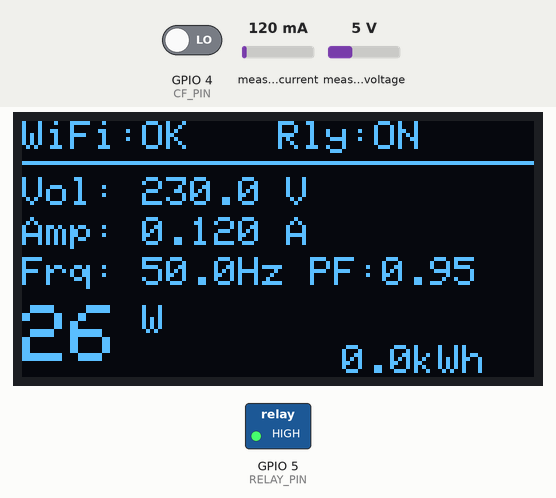
The sketch below on a simulated ESP32. On the bench: 128×64 one-colour display, switched loads named in the sketch (green lamp = pin HIGH). Inputs (shaded band) come from the test bench; at power-on: measured current 120 mA, measured voltage 5 V, GPIO 4 (CF_PIN) LOW. WiFi joins after 1.5 s; servers stay silent unless stated; uploads are accepted with an empty reply; what the sketch prints to the serial monitor is not drawn.

Above: at 8.6 s.
8.7 s: measured current set to 40 mA
At 10.7 s:
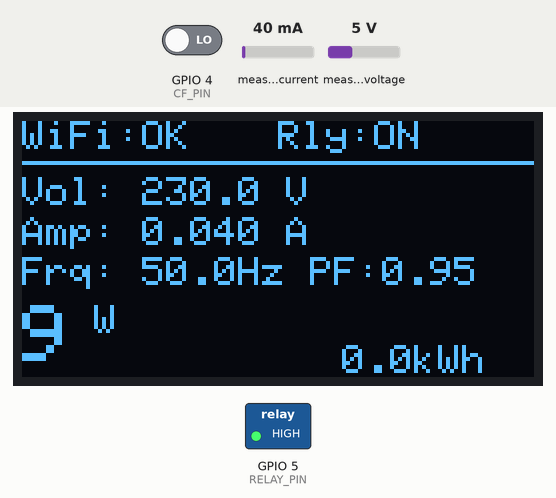
11.0 s: measured voltage set to 0.3 V
At 12.3 s:
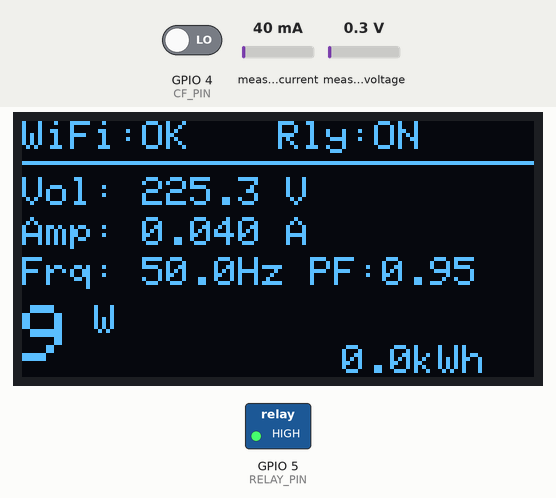
13.0 s: measured current set to 500 mA
At 13.9 s:
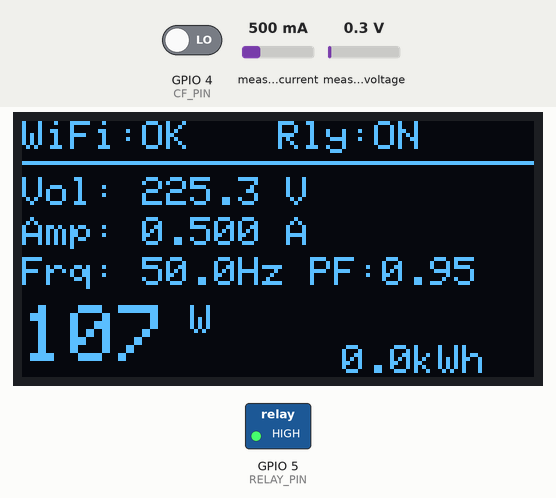
15.0 s: measured voltage set to 3.8 V
At 16.5 s:
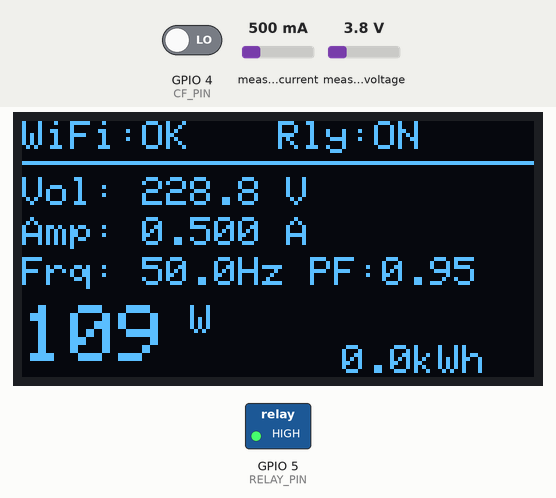
Timing chart, 0 to 18.0 s (numbered marks = the images above; inputs shaded):
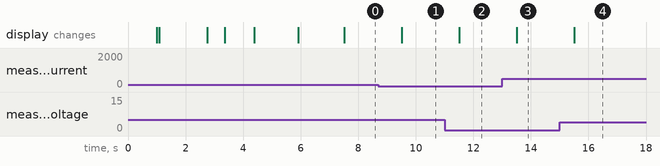

Measured:
- after the input at 8.7 s, the display: changes after 0.81 s (image 1)
- after the input at 11.0 s, the display: changes after 0.51 s (image 2)
- after the input at 13.0 s, the display: changes after 0.51 s (image 3)
- after the input at 15.0 s, the display: changes after 0.51 s (image 4)

The sketch:

Proyecto_Energia.ino
```cpp
#include <WiFi.h>
#include <HTTPClient.h>
#include <Wire.h>
#include <Adafruit_GFX.h>
#include <Adafruit_SSD1306.h>
#include <PZEM004Tv30.h>

// ============================================================
//  CONEXIONES PZEM-004T-100A-D-P (v1.0) con ESP32
// ============================================================
//
//  ┌─────────────────────────────────────────────────────────┐
//  │  PZEM-004T v1.0          ESP32 WROOM 32                │
//  │  ──────────────          ──────────────                 │
//  │  VCC  (pin 5V)  ──────>  VIN ó 5V                      │
//  │  GND            ──────>  GND                            │
//  │  TX   (dato OUT)──────>  GPIO 16 (RX2) ← ESP32 recibe  │
//  │  RX   (dato IN) <──────  GPIO 17 (TX2) → ESP32 envía   │
//  │  CF   (pulsos)  ──────>  GPIO 4                         │
//  └─────────────────────────────────────────────────────────┘
//
//  ⚠️ IMPORTANTE: Sigue las etiquetas del BOARD (placa):
//     - En la placa ESP32, GPIO 16 dice "RX2" → ahí va el TX del PZEM
//     - En la placa ESP32, GPIO 17 dice "TX2" → ahí va el RX del PZEM
//
//  ⚠️ El PZEM necesita AMBAS cosas para funcionar:
//     1. Alimentación 5V en VCC (NO 3.3V)
//     2. Lado AC conectado a 110V/220V (sin AC, el módulo no enciende)
//
// ============================================================

// --- PINES PZEM (USANDO PINES DEFAULT de Serial2) ---
// GPIO 16 = RX2 del ESP32 (aquí RECIBE datos del TX del PZEM)
// GPIO 17 = TX2 del ESP32 (aquí ENVÍA datos al RX del PZEM)
#define PZEM_ESP_RX  16   // ESP32 recibe aquí ← conecta TX del PZEM
#define PZEM_ESP_TX  17   // ESP32 transmite aquí → conecta RX del PZEM
#define CF_PIN        4   // Pin CF del PZEM (pulsos de energía)

// --- PANTALLA OLED (I2C) ---
#define SCREEN_WIDTH   128
#define SCREEN_HEIGHT  64
#define OLED_RESET     -1
#define SCREEN_ADDRESS 0x3C

// --- RELAY ---
#define RELAY_PIN 5

// --- CONFIGURACIÓN DE RED ---
const char* ssid       = "Internet";
const char* password   = "balon100";

// --- ENDPOINTS LOCALES (CAMBIAR IP Y API KEY) ---
// Obtener la IP de la máquina donde instalaste XAMPP si usas red local
const char* apiKey        = "667f982a2c7ad0d77788f848d2a239df857ec9dfc7b29ac66c2ec94185872d2a"; // URL del servidor (Webhook)
const char* webhookUrl = "https://energia.systemautomatic.xyz/proyecto_energia/src/public/api/save"; // Cambiar por tu IP real

// No necesitas API key manual, el sistema usará tu MAC Address como ID único
String getHardwareId() {
    return WiFi.macAddress();
}
const char* relayCheckUrl = "https://energia.systemautomatic.xyz/proyecto_energia/src/public/api/relay-status";

// --- INTERVALOS ---
unsigned long previousMillisWebhook = 0;
const long intervalWebhook = 5000;

unsigned long previousMillisPZEM = 0;
const long intervalPZEM = 2000;

// --- VARIABLES DE MEDICIÓN ---
float last_voltage   = 0.0;
float last_current   = 0.0;
float last_power     = 0.0;
float last_energy    = 0.0;
float last_frequency = 0.0;
float last_pf        = 0.0;

// --- PULSOS CF ---
volatile unsigned long pulseCount = 0;
unsigned long lastPulseTime       = 0;

// --- INSTANCIAS ---
Adafruit_SSD1306 display(SCREEN_WIDTH, SCREEN_HEIGHT, &Wire, OLED_RESET);
PZEM004Tv30* pzem = nullptr;

// Pines UART confirmados tras auto-detección
uint8_t confirmedRX = PZEM_ESP_RX;
uint8_t confirmedTX = PZEM_ESP_TX;

// --- PROTOTIPOS ---
void mostrarMensaje(String linea1, String linea2);
void actualizarPantalla(float v, float c, float p, float e);
void enviarDatosWebhook(float v, float c, float p, float e);
void consultarEstadoRelay();
void IRAM_ATTR onPulse();
bool testModbusRaw(uint8_t rxPin, uint8_t txPin, const char* label);

// ============================================================
// ISR: Interrupción para pulsos CF
// ============================================================
void IRAM_ATTR onPulse() {
  pulseCount++;
  lastPulseTime = millis();
}

// ============================================================
// TEST MODBUS CRUDO: prueba comunicación en una config de pines
// ============================================================
bool testModbusRaw(uint8_t rxPin, uint8_t txPin, const char* label) {
  Serial.print("  Probando ");
  Serial.print(label);
  Serial.print(" (ESP32 RX=GPIO");
  Serial.print(rxPin);
  Serial.print(", TX=GPIO");
  Serial.print(txPin);
  Serial.print(")... ");

  // Re-inicializar Serial2 con estos pines
  Serial2.end();
  delay(50);
  Serial2.begin(9600, SERIAL_8N1, rxPin, txPin);
  delay(100);

  // Limpiar buffer
  while (Serial2.available()) { Serial2.read(); }

  // Probar 3 direcciones Modbus comunes
  // Dir 0x01 (común en V3.0)
  byte cmd01[] = {0x01, 0x04, 0x00, 0x00, 0x00, 0x0A, 0x70, 0x0D};
  // Dir 0xF8 (broadcast, default de fábrica)
  byte cmdF8[] = {0xF8, 0x04, 0x00, 0x00, 0x00, 0x0A, 0x64, 0x64};

  // Intentar dirección 0x01
  Serial2.write(cmd01, sizeof(cmd01));
  Serial2.flush();
  delay(300);

  if (Serial2.available() >= 5) {
    Serial.print("¡RESPUESTA en addr 0x01! Bytes: ");
    while (Serial2.available()) {
      byte b = Serial2.read();
      if (b < 0x10) Serial.print("0");
      Serial.print(b, HEX);
      Serial.print(" ");
    }
    Serial.println();
    return true;
  }

  // Limpiar e intentar dirección 0xF8
  while (Serial2.available()) { Serial2.read(); }
  Serial2.write(cmdF8, sizeof(cmdF8));
  Serial2.flush();
  delay(300);

  if (Serial2.available() >= 5) {
    Serial.print("¡RESPUESTA en addr 0xF8! Bytes: ");
    while (Serial2.available()) {
      byte b = Serial2.read();
      if (b < 0x10) Serial.print("0");
      Serial.print(b, HEX);
      Serial.print(" ");
    }
    Serial.println();
    return true;
  }

  Serial.println("Sin respuesta.");
  return false;
}

// ============================================================
// SETUP
// ============================================================
void setup() {
  Serial.begin(115200);
  delay(1000);  // Esperar a que el ESP32 se estabilice completamente

  Serial.println("\n=========================================");
  Serial.println("Monitor de Energía - PZEM-004T v1.0");
  Serial.println("=========================================");

  // Inicializar Relay
  pinMode(RELAY_PIN, OUTPUT);
  digitalWrite(RELAY_PIN, HIGH);

  // Inicializar pin CF
  pinMode(CF_PIN, INPUT);
  attachInterrupt(digitalPinToInterrupt(CF_PIN), onPulse, RISING);

  // Inicializar Pantalla OLED
  if (!display.begin(SSD1306_SWITCHCAPVCC, SCREEN_ADDRESS)) {
    Serial.println(F("Error: OLED no detectado."));
    for (;;);
  }
  display.clearDisplay();
  display.setTextColor(SSD1306_WHITE);
  display.display();

  mostrarMensaje("Buscando PZEM...", "Auto-detectando...");

  // ============================================================
  // AUTO-DETECCIÓN DE PINES TX/RX
  // Prueba ambas configuraciones posibles para detectar
  // automáticamente cómo están conectados los cables.
  // ============================================================
  Serial.println("\n--- Auto-detección de conexión UART ---");
  Serial.println("Probando comunicación con el PZEM...\n");

  bool found = false;

  // Config A: Pines por DEFECTO de Serial2 (más común)
  //   ESP32 RX en GPIO 16 ← TX del PZEM
  //   ESP32 TX en GPIO 17 → RX del PZEM
  if (testModbusRaw(16, 17, "Config A (RX=16, TX=17)")) {
    confirmedRX = 16;
    confirmedTX = 17;
    found = true;
    Serial.println("  >>> Config A funciona! <<<\n");
  }

  // Config B: Pines INVERTIDOS (según algunas guías)
  //   ESP32 RX en GPIO 17 ← TX del PZEM
  //   ESP32 TX en GPIO 16 → RX del PZEM
  if (!found && testModbusRaw(17, 16, "Config B (RX=17, TX=16)")) {
    confirmedRX = 17;
    confirmedTX = 16;
    found = true;
    Serial.println("  >>> Config B funciona! <<<\n");
  }

  if (!found) {
    Serial.println("\n╔══════════════════════════════════════════════╗");
    Serial.println("║  PZEM NO DETECTADO EN NINGUNA CONFIGURACIÓN ║");
    Serial.println("╠══════════════════════════════════════════════╣");
    Serial.println("║  Revisa lo siguiente:                       ║");
    Serial.println("║                                             ║");
    Serial.println("║  1. ALIMENTACIÓN 5V:                        ║");
    Serial.println("║     - VCC del PZEM → pin VIN (5V) del ESP32 ║");
    Serial.println("║     - NO usar 3.3V, el UART no funciona     ║");
    Serial.println("║                                             ║");
    Serial.println("║  2. TIERRA COMÚN:                           ║");
    Serial.println("║     - GND del PZEM → GND del ESP32          ║");
    Serial.println("║                                             ║");
    Serial.println("║  3. CABLES DE DATOS:                        ║");
    Serial.println("║     - TX del PZEM → GPIO 16 del ESP32       ║");
    Serial.println("║     - RX del PZEM → GPIO 17 del ESP32       ║");
    Serial.println("║                                             ║");
    Serial.println("║  4. CORRIENTE ALTERNA:                      ║");
    Serial.println("║     - Los terminales AC del PZEM DEBEN      ║");
    Serial.println("║       estar conectados a 110V/220V.         ║");
    Serial.println("║     - Sin AC el módulo NO enciende.         ║");
    Serial.println("║                                             ║");
    Serial.println("║  5. BOBINA CT:                              ║");
    Serial.println("║     - Debe pasar la línea viva por el       ║");
    Serial.println("║       agujero de la bobina toroidal.        ║");
    Serial.println("╚══════════════════════════════════════════════╝");

    mostrarMensaje("PZEM NO ENCONTRADO", "Revisa cableado!");
    Serial.println("\nContinuando en modo degradado (reintentará en loop)...\n");
  }

  // Crear el objeto PZEM con los pines confirmados (o default si no detectó)
  Serial.print("Inicializando PZEM con RX=GPIO");
  Serial.print(confirmedRX);
  Serial.print(", TX=GPIO");
  Serial.println(confirmedTX);

  Serial2.end();
  delay(50);
  pzem = new PZEM004Tv30(Serial2, confirmedRX, confirmedTX);
  delay(500);

  Serial.print("Dirección PZEM: 0x");
  Serial.println(pzem->getAddress(), HEX);

  // Primera lectura de prueba
  float testV = pzem->voltage();
  if (!isnan(testV)) {
    Serial.print("✓ Lectura OK — Voltaje: ");
    Serial.print(testV, 1);
    Serial.println(" V");
    mostrarMensaje("PZEM Conectado!", String(testV, 1) + " V");
  } else {
    Serial.println("✗ Primera lectura NaN");
  }

  // Conectar WiFi
  delay(1000);
  mostrarMensaje("Conectando WiFi...", String(ssid));
  WiFi.begin(ssid, password);

  int intentos = 0;
  while (WiFi.status() != WL_CONNECTED && intentos < 20) {
    delay(500);
    Serial.print(".");
    intentos++;
  }

  if (WiFi.status() == WL_CONNECTED) {
    Serial.println("\nWiFi Conectado — IP: " + WiFi.localIP().toString());
    mostrarMensaje("WiFi Conectado", WiFi.localIP().toString());
  } else {
    Serial.println("\nError WiFi — Modo Offline");
    mostrarMensaje("Error WiFi", "Modo Offline");
  }
  delay(1500);

  Serial.println("\nSistema listo. Leyendo PZEM cada 2 segundos...\n");
}

// ============================================================
// LOOP
// ============================================================
void loop() {
  unsigned long currentMillis = millis();

  // -------------------------------------------------------
  // 1. LEER DATOS DEL PZEM-004T
  // -------------------------------------------------------
  if (currentMillis - previousMillisPZEM >= intervalPZEM) {
    previousMillisPZEM = currentMillis;

    if (pzem == nullptr) {
      Serial.println("Error: PZEM no inicializado.");
      return;
    }

    float voltage   = pzem->voltage();
    float current   = pzem->current();
    float power     = pzem->power();
    float energy    = pzem->energy();
    float frequency = pzem->frequency();
    float pf        = pzem->pf();

    if (!isnan(voltage)) {
      last_voltage   = voltage;
      last_current   = isnan(current)   ? 0.0 : current;
      last_power     = isnan(power)     ? 0.0 : power;
      last_energy    = isnan(energy)    ? 0.0 : energy;
      last_frequency = isnan(frequency) ? 0.0 : frequency;
      last_pf        = isnan(pf)        ? 0.0 : pf;

      Serial.println("--- Lectura PZEM OK ---");
      Serial.print("Voltaje:    "); Serial.print(last_voltage, 1);   Serial.println(" V");
      Serial.print("Corriente:  "); Serial.print(last_current, 3);   Serial.println(" A");
      Serial.print("Potencia:   "); Serial.print(last_power, 1);     Serial.println(" W");
      Serial.print("Energía:    "); Serial.print(last_energy, 3);    Serial.println(" kWh");
      Serial.print("Frecuencia: "); Serial.print(last_frequency, 1); Serial.println(" Hz");
      Serial.print("Factor PF:  "); Serial.println(last_pf, 2);
      Serial.print("Pulsos CF:  "); Serial.println(pulseCount);
      Serial.println("------------------------");

    } else {
      Serial.println("Lectura NaN — PZEM sin respuesta.");
    }

    actualizarPantalla(last_voltage, last_current, last_power, last_energy);
  }

  // -------------------------------------------------------
  // 2. ENVIAR DATOS POR WEBHOOK Y CONSULTAR RELAY
  // -------------------------------------------------------
  if (currentMillis - previousMillisWebhook >= intervalWebhook) {
    previousMillisWebhook = currentMillis;

    if (WiFi.status() == WL_CONNECTED) {
      enviarDatosWebhook(last_voltage, last_current, last_power, last_energy);
      consultarEstadoRelay(); // Comprobar estado del relay después de enviar datos
    } else {
      Serial.println("WiFi desconectado. Reconectando...");
      WiFi.reconnect();
    }
  }
}

// ============================================================
// FUNCIONES AUXILIARES
// ============================================================

void consultarEstadoRelay() {
  HTTPClient http;

  Serial.println("Consultando estado del Relay...");
  http.begin(String(relayCheckUrl) + "?hardware_id=" + getHardwareId());
  http.addHeader("X-HARDWARE-ID", getHardwareId());

  int httpResponseCode = http.GET();
  if (httpResponseCode > 0) {
    String response = http.getString();
    // Esperamos un json: {"status":"success","relay":"ON","reset_energy":false}
    if (response.indexOf("\"relay\":\"ON\"") > 0) {
      digitalWrite(RELAY_PIN, HIGH);
      Serial.println("Relay establecido a: ON (HIGH)");
    } else if (response.indexOf("\"relay\":\"OFF\"") > 0) {
      digitalWrite(RELAY_PIN, LOW);
      Serial.println("Relay establecido a: OFF (LOW)");
    }

    if (response.indexOf("\"reset_energy\":true") > 0) {
      Serial.println("¡Comando de RESET de energía recibido!");
      if (pzem != nullptr) {
        pzem->resetEnergy();
      }
    }
  } else {
    Serial.println("Error al consultar relay: " + String(httpResponseCode));
  }
  http.end();
}

void actualizarPantalla(float v, float c, float p, float e) {
  display.clearDisplay();

  display.setTextSize(1);
  display.setCursor(0, 0);
  display.print("WiFi:");
  display.print(WiFi.status() == WL_CONNECTED ? "OK" : "NO");

  display.setCursor(64, 0);
  display.print("Rly:");
  display.print(digitalRead(RELAY_PIN) ? "ON" : "OFF");

  display.drawLine(0, 10, SCREEN_WIDTH, 10, SSD1306_WHITE);

  display.setCursor(0, 14);
  display.print("Vol: ");
  display.print(v, 1);
  display.println(" V");

  display.setCursor(0, 24);
  display.print("Amp: ");
  display.print(c, 3);
  display.println(" A");

  display.setCursor(0, 34);
  display.print("Frq: ");
  display.print(last_frequency, 1);
  display.print("Hz PF:");
  display.print(last_pf, 2);

  display.setCursor(0, 46);
  display.setTextSize(2);
  display.print(p, 0);
  display.setTextSize(1);
  display.print(" W");

  display.setCursor(80, 56);
  display.print(e, 1);
  display.print("kWh");

  display.display();
}

void enviarDatosWebhook(float v, float c, float p, float e) {
  HTTPClient http;

  Serial.println("Enviando datos al Webhook...");
  http.begin(webhookUrl);
  http.addHeader("Content-Type", "application/json");
  http.addHeader("X-HARDWARE-ID", getHardwareId());

  String payload = "{";
  payload += "\"hardware_id\":\"" + getHardwareId() + "\",";
  payload += "\"voltaje\":" + String(v, 1) + ",";
  payload += "\"corriente\":" + String(c, 3) + ",";
  payload += "\"potencia\":" + String(p, 1) + ",";
  payload += "\"energia\":" + String(e, 3) + ",";
  payload += "\"frecuencia\":" + String(last_frequency, 1) + ",";
  payload += "\"factor_potencia\":" + String(last_pf, 2) + ",";
  payload += "\"pulsos_cf\":" + String(pulseCount) + ",";
  payload += "\"relay_estado\":\"" + String(digitalRead(RELAY_PIN) ? "ON" : "OFF") + "\"";
  payload += "}";

  int httpResponseCode = http.POST(payload);
  if (httpResponseCode > 0) {
    Serial.println("Webhook Status: " + String(httpResponseCode));
    String response = http.getString();
    Serial.println("Respuesta Servidor: " + response);
  } else {
    Serial.println("Error de conexión: " + String(httpResponseCode));
  }
  http.end();
}

void mostrarMensaje(String linea1, String linea2) {
  display.clearDisplay();
  display.setTextSize(1);
  display.setTextColor(SSD1306_WHITE);
  display.setCursor(0, 25);
  display.println(linea1);
  display.setCursor(0, 40);
  display.println(linea2);
  display.display();
}
```
